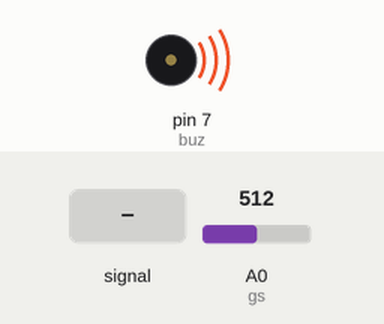
This sketch was run on a simulated Arduino Uno, built with avr-gcc and run on an emulated ATmega328P. Parts: buzzer (waves = sounding). The inputs (shaded band) are chosen by the test bench; at power-on: A0 (gs) = 512.

Above: at 1.2 s.
1.3 s: A0 (gs) set to 109
2.8 s: A0 (gs) set to 94
At 4.0 s:
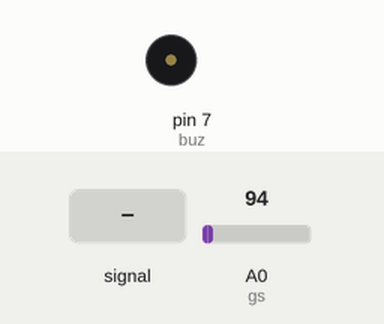
4.3 s: A0 (gs) fed a 200 Hz sine of ±81 counts around its level
At 5.1 s:
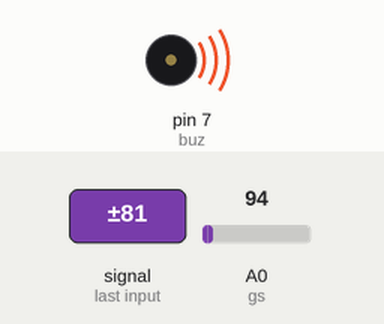
5.8 s: A0 (gs) set to 0
At 7.0 s:
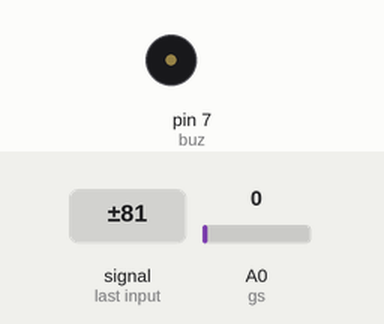
7.3 s: A0 (gs) set to 110
At 8.6 s:
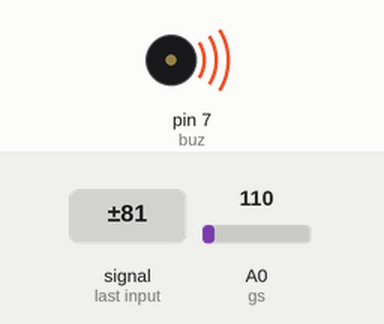
Timing chart, 0 to 9.8 s (numbered marks = the images above; inputs shaded):
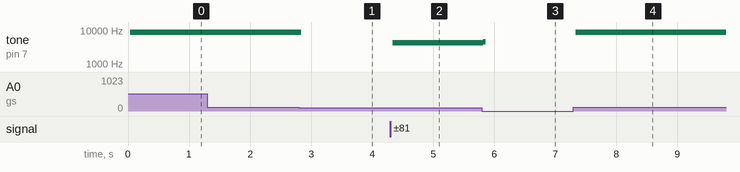

The sketch:

source_code.ino
```cpp
// Source code for Gas Leakage Detection
// Assigning variables and constants that will be used later in the code
int buz=7;	// digital pin connected to the positive of the pieze buzzer
int gs=A0;	// Analog pin connected to the A2/output of the gas sensor
int gasLevel=0;	// pre assigned variable where the gas levels will be stored
void setup()
{
//Assigning pinmodes
  pinMode(buz, OUTPUT);
  pinMode(gs,INPUT);

}

void loop()
{
  digitalWrite(buz,LOW); // Initially Setting buzzer to low
  gasLevel = analogRead(gs); // reading gas levels
  if(gasLevel>=100){		//Check if gas level is more than a 100.
  	digitalWrite(buz,HIGH);	//Setting the buzzer on.
  }

}
```

Measured:
- the behaviour switches between 100 and 99 on A0 (gs) (found by bisection; images 0 and 1)
- after the input at 1.3 s, every drawn part: stays the same
- after the input at 2.8 s, tone on pin 7 (buz): 8674 Hz → silent at once
- after the input at 4.3 s, tone on pin 7 (buz): silent → 4167 Hz at once
- after the input at 5.8 s, tone on pin 7 (buz): 4167 Hz → 4563 Hz at once, → silent 0.04 s later
- after the input at 7.3 s, tone on pin 7 (buz): silent → 8674 Hz at once
